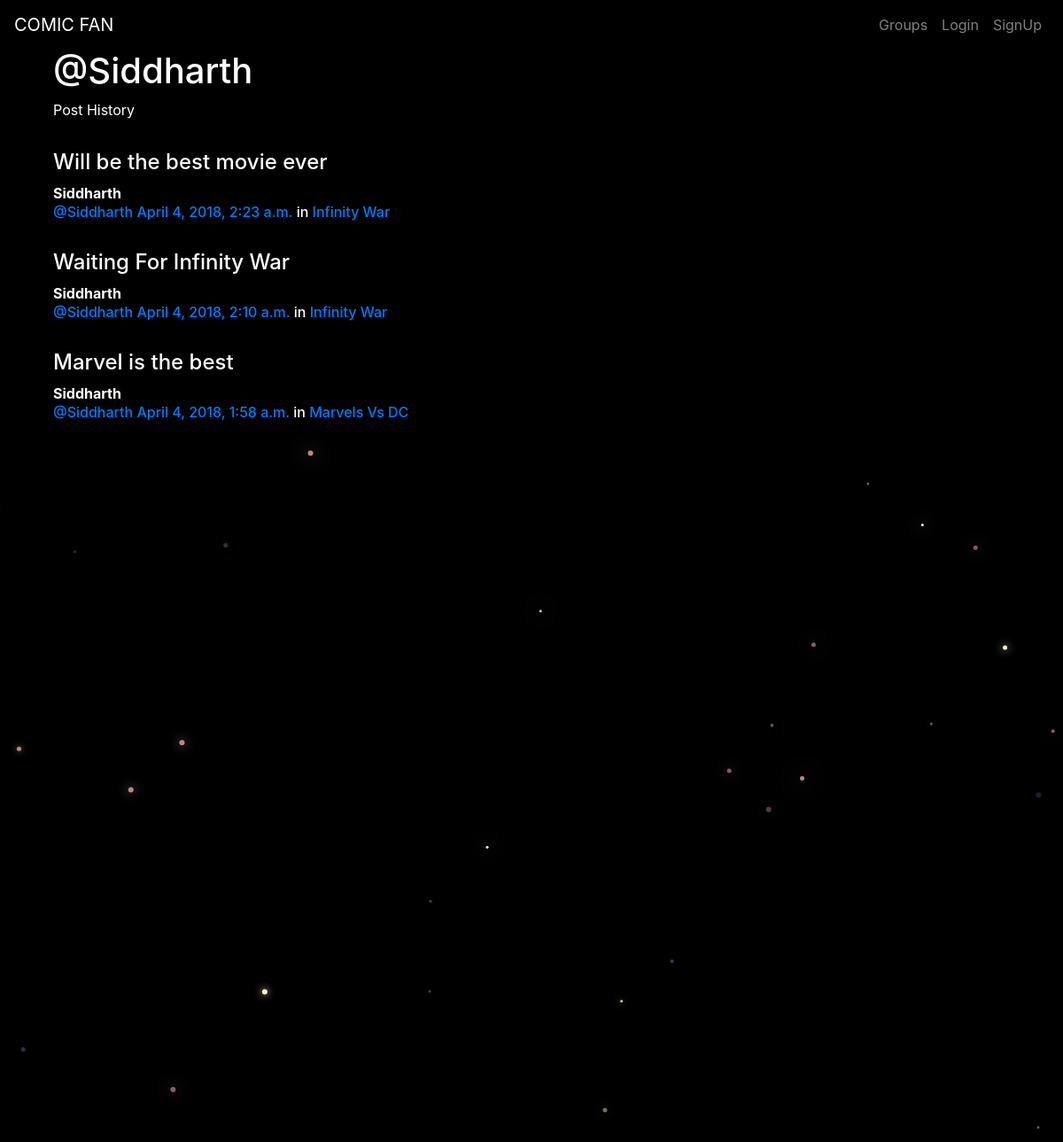
The page /posts/by/Siddharth/ on the database its author committed.
### posts/models.py (models this page shows, shortened)
class Post(models.Model):
    user = models.ForeignKey(User,related_name='posts')
    created_at = models.DateTimeField(auto_now = True)
    message = models.TextField()
    group = models.ForeignKey(Group,related_name='posts',null=True,blank=True)
    class Meta:
        ordering = ['-created_at']
        unique_together=['user','message']

### groups/models.py (models this page shows, shortened)
class Group(models.Model):
    name = models.CharField(max_length=30,unique=True)
    slug = models.SlugField(allow_unicode=True,unique=True)
    description = models.TextField(blank=True,default='')
    members = models.ManyToManyField(User,through='GroupMember')
    class Meta:
        ordering = ['name']

### posts/views.py (the view)
# urls.py: url(r"^by/(?P<username>[-\w]+)/$",views.UserPosts.as_view(),name="for_user"),
class UserPosts(generic.ListView):
    model= models.Post
    template_name = 'posts/user_post_list.html'
    def get_queryset(self):
        try:
            self.post_user = User.objects.prefetch_related('posts').get(username__iexact=self.kwargs.get('username'))
        except User.DoesNotExist:
            raise Http404
        else:
            return self.post_user.posts.all()
    def get_context_data(self,**kwargs):
        context = super().get_context_data(**kwargs)
        context['post_user']=self.post_user
        return context

### posts/templates/posts/user_post_list.html
{% extends "posts/post_base.html" %}
{% block prepost %}
<div >
	<h1>@{{ post_user.username }}</h1>
	<p>Post History</p>
</div>
{% endblock %}
{% block post_content %}
<div>
	{% for post in post_list %}
		{% include "posts/_post.html" %}
	{% endfor %}
</div>
{% endblock %}

### posts/templates/posts/post_base.html (shortened to what this page needs)
{% extends "base.html" %}
{% block content %}
<div class="posts-page">
	<div class="container">
		<div class=>
			{% block prepost%}{% endblock %}
			{% block post_content %}{% endblock %}
		</div>
	</div>
</div>
{% endblock %}

### templates/base.html (shortened to what this page needs)
<!DOCTYPE html>
{% load staticfiles%}
<html lang="en" dir="ltr">
  <head>
    <link rel="stylesheet" href="https://maxcdn.bootstrapcdn.com/bootstrap/4.0.0/css/bootstrap.min.css">
    <link rel="stylesheet" href="{% static "css/mycss.css"%}">
  </head>
  <body>
    <nav class="navbar navbar-expand-lg navbar-dark bg-black mynav">
  <a class="navbar-brand" href="{% url 'index' %}">COMIC FAN</a>
  <div class="collapse navbar-collapse" id="navbarNav">
    {% if user.is_authenticated %}
      <ul class="navbar-nav ml-auto mynav" >
        <li class="nav-item">
          <a class="nav-link" href="{% url 'posts:create' %}">Posts</a>
        </li>
        <li class="nav-item">
          <a class="nav-link" href="{% url 'groups:all' %}">Groups</a>
        </li>
        <li class="nav-item">
          <a class="nav-link" href="{% url 'groups:create' %}">Create Groups</a>
        </li>
        <li class="nav-item">
          <a class="nav-link" href="{% url "accounts:logout" %}">Logout</a>
        </li>
      </ul>
    {% else %}
    <ul class="navbar-nav ml-auto mynav">
      <li class="nav-item">
        <a class="nav-link" href="{% url 'groups:all' %}">Groups</a>
      </li>
      <li class="nav-item">
        <a class="nav-link" href="{% url 'accounts:login'%}">Login</a>
      </li>
      <li class="nav-item">
        <a class="nav-link" href="{% url 'accounts:signup' %}">SignUp</a>
      </li>
    </ul>
    {% endif %}
  </div>
</nav>
<div class="container">
{% block content %}
{% endblock %}
</div>
<canvas id="canvas"></canvas>
  </body>
</html>

### posts/templates/posts/_post.html (shortened to what this page needs)
<hr>
<div class="post">
	<h4>{{ post.message|safe }}</h4>
	<div class="">
		<strong>{{ post.user.username }}</strong>
		<h6 class="">
			<span class="username"><a href="{% url 'posts:for_user' username=post.user.username %}">@{{ post.user.username }}</a></span>
			<time class="time"><a href="{% url 'posts:single' username=post.user.username pk=post.pk %}">{{ post.created_at }}</a></time>
			{% if post.group %}
			<span class="group-name">in <a href="{% url 'groups:single' slug=post.group.slug %}">{{ post.group.name }}</a></span>
			{% endif %}
		</h6>
	</div>
</div>

### static/css/mycss.css (style rules this page uses)
body { background: black; color: white !important; }
.mynav { color:yellow !important; }

### rows shown on the page
Post: message "Will be the best movie ever", user.username "Siddharth", created_at "April 4, 2018, 2:23 a.m.", group.name "Infinity War"
Post: message "Waiting For Infinity War", user.username "Siddharth", created_at "April 4, 2018, 2:10 a.m.", group.name "Infinity War"
Post: message "Marvel is the best", user.username "Siddharth", created_at "April 4, 2018, 1:58 a.m.", group.name "Marvels Vs DC"

### other values the page prints
{{ post_user.username }} "Siddharth"
